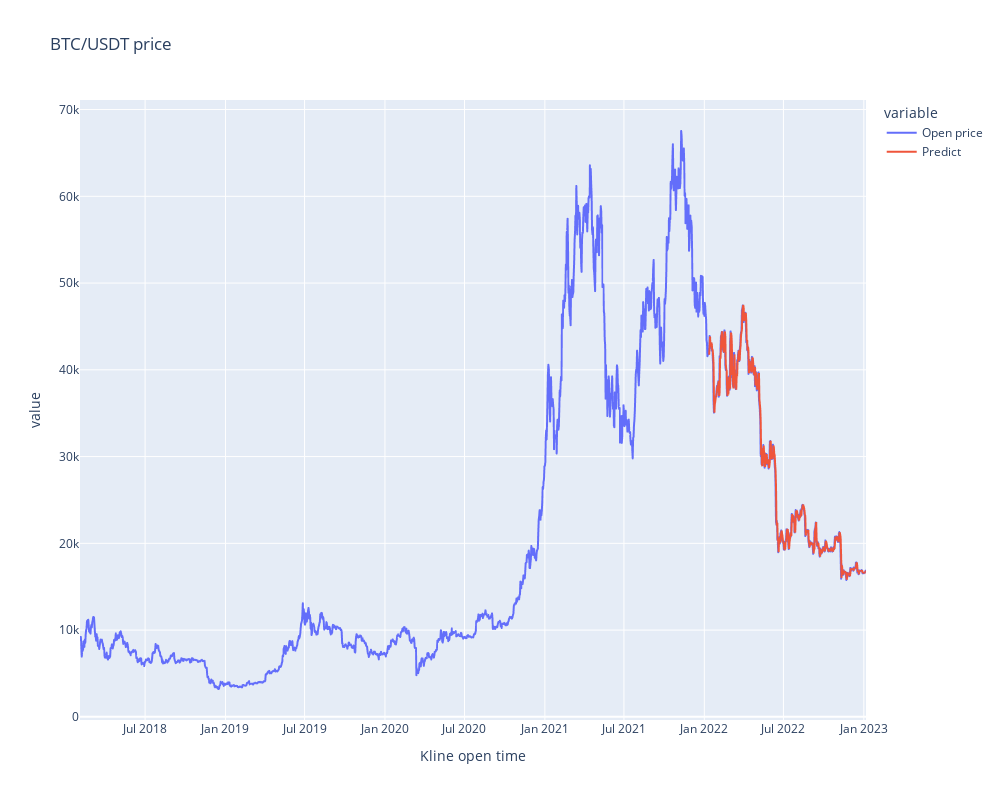

The cell this chart's notebook holds for it:
### Markdown cell above
### Visualize the prediction

### Code cell
train_df, test_df = data[:TRAIN_DATA_LENGTH], data[TRAIN_DATA_LENGTH:]
test_df["Predict"] = scaler.inverse_transform(np.array(predictions).reshape(-1,1)).reshape(-1)
arima_df = pd.concat([train_df, test_df], axis=0)


fig = px.line(arima_df, title="BTC/USDT price" , width=1000, height=800)
fig.show()

### Figure 1 — Plotly figure (JSON) as saved in the notebook; plotly's stock layout.template omitted (floating-point values rounded to 4 significant figures; data arrays with more than 128 entries replaced by an {"elided": "..."} marker saying what was removed)
{"data": [{"hovertemplate": "variable=Open price<br>Kline open time=%{x}<br>value=%{y}<extra></extra>", "legendgroup": "Open price", "line": {"color": "#636efa", "dash": "solid"}, "marker": {"symbol": "circle"}, "mode": "lines", "name": "Open price", "showlegend": true, "type": "scattergl", "x": {"elided": "1800 str values"}, "xaxis": "x", "y": {"elided": "1800 float values"}, "yaxis": "y"}, {"hovertemplate": "variable=Predict<br>Kline open time=%{x}<br>value=%{y}<extra></extra>", "legendgroup": "Predict", "line": {"color": "#EF553B", "dash": "solid"}, "marker": {"symbol": "circle"}, "mode": "lines", "name": "Predict", "showlegend": true, "type": "scattergl", "x": {"elided": "1800 str values"}, "xaxis": "x", "y": {"elided": "1800 float values"}, "yaxis": "y"}], "layout": {"height": 800, "legend": {"title": {"text": "variable"}, "tracegroupgap": 0}, "title": {"text": "BTC/USDT price"}, "width": 1000, "xaxis": {"anchor": "y", "domain": [0, 1], "title": {"text": "Kline open time"}}, "yaxis": {"anchor": "x", "domain": [0, 1], "title": {"text": "value"}}}}
